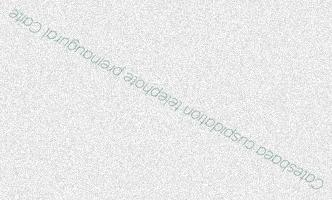
#> input picture images_for_training/english skewed/Catesbaea cuspidation telephote preinaugural Caite_165.jpg, 332 x 200 px, given in place of 1_processed_img_format.tiff, which was not available
$ python -i preprocessor.py   (imports and definitions only)   (older library calls are emulated)
#> lines starting #> are read from the running program, lines starting #| are printed output that depends on the picture; after the words box and inside, x2 and y2 are one past the last pixel; in counts of white or black regions, pixels touching at a corner belong together
# -*- coding: utf-8 -*-

'''
This module contains methods for the preprocessing of the image

author:Lama Alsaif
date:22/03/2023

'''
import logging
import cv2
import mahotas
from PIL import Image
from PIL import ImageFilter
from pylab import gray, imshow, show
from datetime import date
from skimage import color
from skimage import io


# [6 lines not run here, left out]

class preprocessor:

    def __init__(self) -> None:
        pass

    # [204 lines left out: functions preprocess_data, change_format, change_dpi, img_normalization, img_sharp, otsu_method_img and 2 more, not called in this run]


    def binarize(self,img_path)->str:

        '''
        The aim of this function is binarize the image

        Args:
            img_path:(str) this attribute represents passed image path.
        Returns:
            img_path_binarized:(str) path of the new binarized image
        '''

        try:
            im = cv2.imread('..\\assets\\processed_image_steps\\1_processed_img_format.tiff')
#> im is the input picture: shape (200, 332, 3); mean B, G, R 233.5, 233.6, 233.3

            th, im_th = cv2.threshold(im, 128, 255, cv2.THRESH_BINARY)
#> im_th: shape (200, 332, 3); every value is 255

            th, im_th_tz = cv2.threshold(im, 128, 255, cv2.THRESH_TOZERO)


            im_gray = cv2.cvtColor(im, cv2.COLOR_BGR2GRAY)

            th, im_gray_th_otsu = cv2.threshold(im_gray, 128, 192, cv2.THRESH_OTSU)
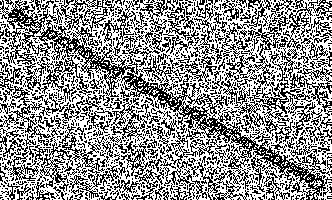
#> im_gray_th_otsu: shape (200, 332); values 0 (black) and 192 (white), 57.1% white; black in thin lines or dots
#> th = 232

            cv2.imwrite('..\\assets\\processed_image_steps\\3-processed_img_binar.tiff', im_gray_th_otsu)
            img='..\\assets\\processed_image_steps\\3-processed_img_binar.tiff'

            logging.info(f'SUCCESS at binarize method: for this image path "{img_path}".')
            return img
        except Exception as e:
                logging.error(f'ERROR at binarize method: for this image path "{img_path}", the error is ==> {e}.')
                raise e

>>> result = preprocessor().binarize('../images_for_training/english skewed/Catesbaea cuspidation telephote preinaugural Caite_165.jpg')

$ run again, on images_for_training/english skewed/Corsetti trisector stillroom antae Minne_268.jpg
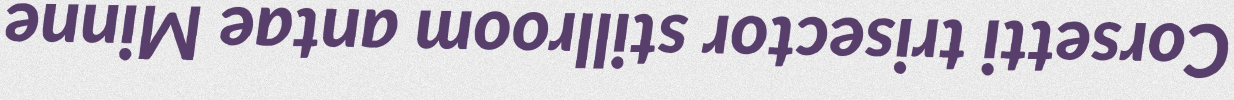
#> input picture images_for_training/english skewed/Corsetti trisector stillroom antae Minne_268.jpg, 2468 x 200 px, given in place of 1_processed_img_format.tiff, which was not available (shown at 1/2 size)
#> in binarize, im is the input picture: shape (200, 2468, 3); mean B, G, R 208.4, 199.2, 204.4
#> in binarize, `th, im_th_tz = cv2.threshold(im, 128, 255, cv2.THRESH_TOZERO)`:
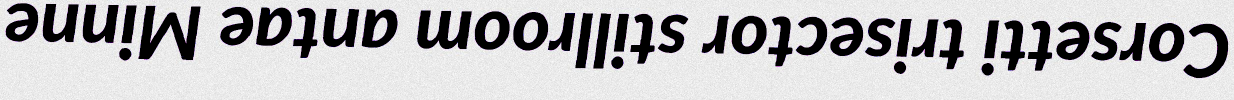
#> im_th_tz: shape (200, 2468, 3) (shown at 1/2 size); mean B, G, R 187.5, 186.1, 186.9
#> in binarize, `th, im_gray_th_otsu = cv2.threshold(im_gray, 128, 192, cv2.THRESH_OTSU)`:
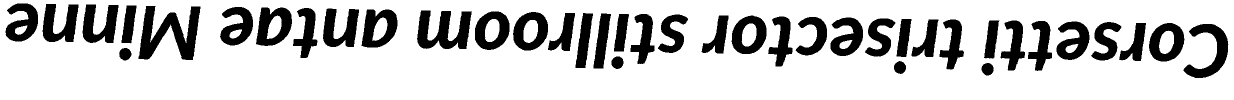
#> im_gray_th_otsu: shape (200, 2468) (shown at 1/2 size); values 0 (black) and 192 (white), 79.5% white; 40 black regions, largest, box (x1, y1, x2, y2) and area: (277, 12, 401, 120) 6666, (834, 21, 944, 98) 4977, (2367, 48, 2457, 156) 3841
#> th = 155

$ run again, on images_for_training/english skewed/Creil ejectively avoutry attapulgite rigid-seeming_156.jpg
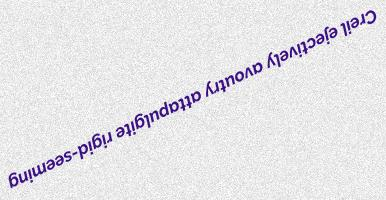
#> input picture images_for_training/english skewed/Creil ejectively avoutry attapulgite rigid-seeming_156.jpg, 386 x 200 px, given in place of 1_processed_img_format.tiff, which was not available
#> in binarize, im is the input picture: shape (200, 386, 3); mean B, G, R 231.4, 228.5, 229.6
#> in binarize, `im_gray = cv2.cvtColor(im, cv2.COLOR_BGR2GRAY)`:
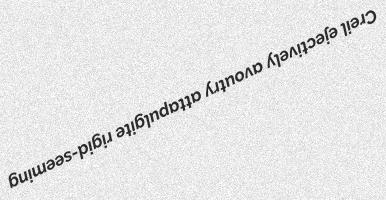
#> im_gray: shape (200, 386); min 13, max 255, mean 229.1
#> in binarize, `th, im_gray_th_otsu = cv2.threshold(im_gray, 128, 192, cv2.THRESH_OTSU)`:
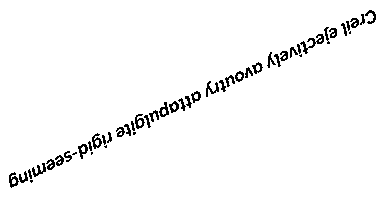
#> im_gray_th_otsu: shape (200, 386); values 0 (black) and 192 (white), 97.1% white; black in thin lines or dots, all inside (x1, y1, x2, y2) = (9, 10, 376, 188)
#> th = 152
